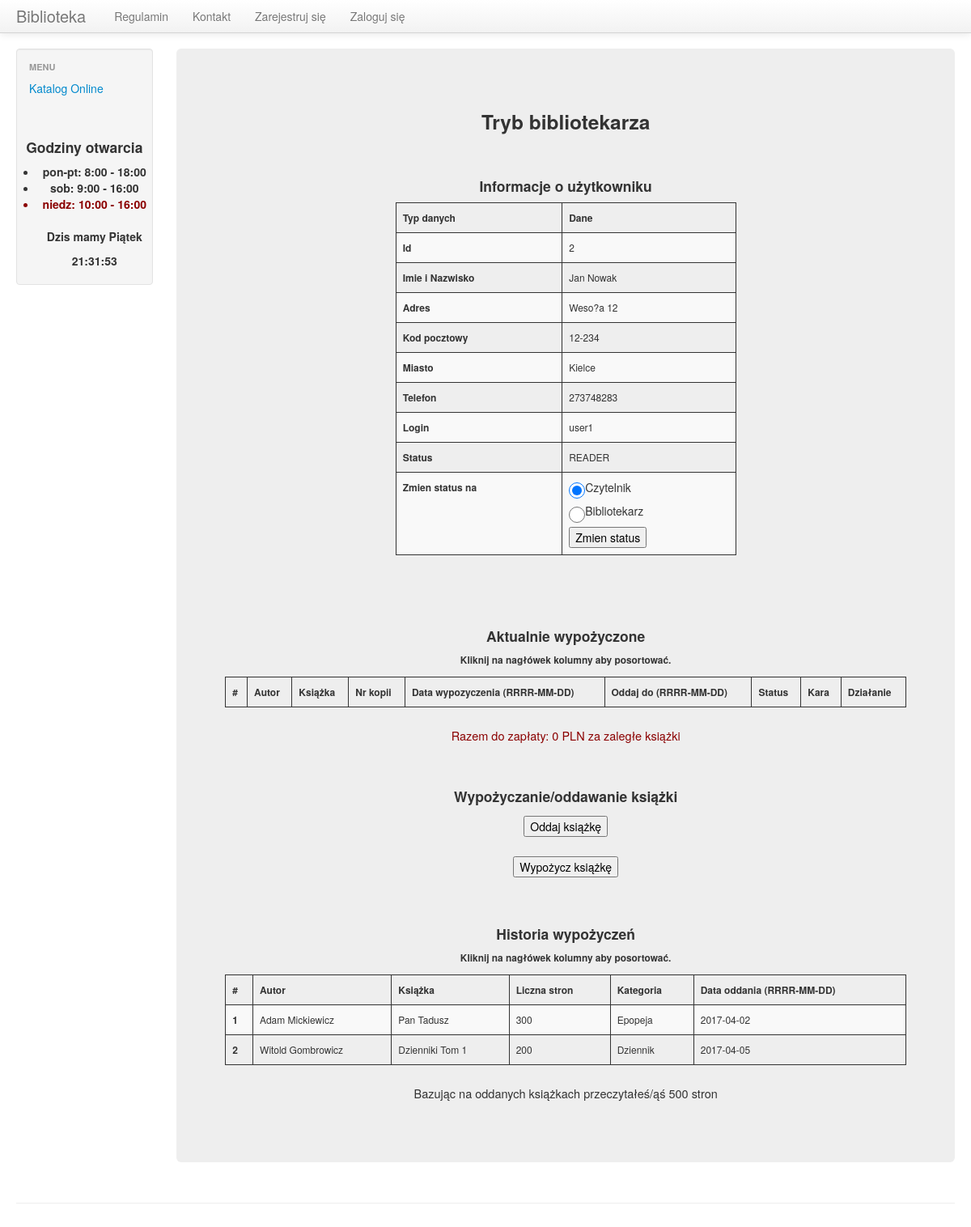
Before: /lib_manage_users_menu_page_result.php?user_id=2 with the older database file.
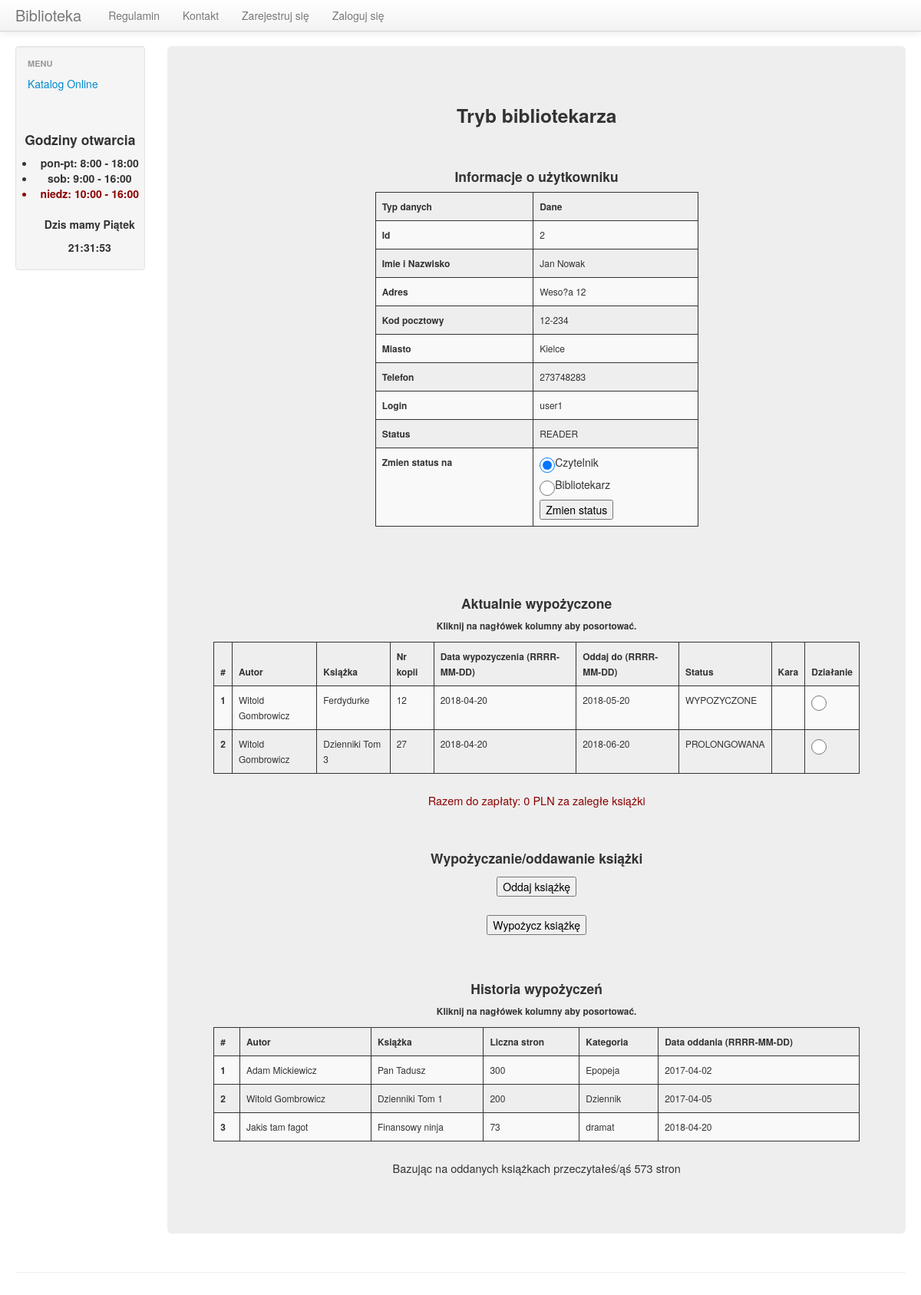
After: the same page with the newer database file.
### tables this page shows
CREATE TABLE `user` (
  `id` int(11) NOT NULL,
  `user` varchar(100) NOT NULL,
  `pass` varchar(500) NOT NULL,
  `view` varchar(100) NOT NULL,
  `name` varchar(100) NOT NULL,
  `surname` varchar(200) NOT NULL,
  `address` varchar(200) NOT NULL,
  `post_code` varchar(6) NOT NULL,
  `city` varchar(100) NOT NULL,
  `phone` varchar(29) NOT NULL
);

CREATE TABLE `borrowings_history` (
  `id` int(11) NOT NULL,
  `book_id` int(11) NOT NULL,
  `user_id` int(11) NOT NULL,
  `give_date` date NOT NULL
);

CREATE TABLE `book` (
  `id` int(11) NOT NULL,
  `isbn` varchar(50) NOT NULL,
  `title` varchar(400) NOT NULL,
  `author` varchar(400) NOT NULL,
  `pages` int(11) NOT NULL,
  `publish_year` date NOT NULL,
  `category` varchar(200) NOT NULL
);

CREATE TABLE `borrowings` (
  `id` int(11) NOT NULL,
  `copy_id` int(11) NOT NULL,
  `user_id` int(11) NOT NULL,
  `borrow_date` date NOT NULL,
  `give_date` date NOT NULL,
  `book_id` int(11) NOT NULL
);

CREATE TABLE `copy` (
  `id` int(11) NOT NULL,
  `book_id` int(11) NOT NULL,
  `status` varchar(100) NOT NULL
);

### lib_manage_users_menu_page_result.php (the view, shortened to what this page needs)
<?php
include("/templ_scripts/before_content_template.php");
$user_id = htmlspecialchars($_GET['user_id']);
$query = "SELECT borrowings.id, borrowings.copy_id, borrowings.book_id, borrowings.user_id, book.author, book.title, borrowings.borrow_date, borrowings.give_date, copy.status
          FROM borrowings
          INNER JOIN copy ON borrowings.copy_id=copy.id
          INNER JOIN book ON borrowings.book_id=book.id
          WHERE borrowings.user_id=".$user_id."";
$query_history = "SELECT book.author, book.title, book.pages, book.category, borrowings_history.give_date FROM borrowings_history
                  INNER JOIN book ON borrowings_history.book_id=book.id
                  WHERE borrowings_history.user_id=".$user_id."";
$user_info_query = "SELECT name, surname, address, post_code, city, phone, id, user, view
          FROM user
          WHERE id = {$user_id}";
$cost_per_day = 0.2;
$to_pay=0.0;
$user_info_result = mysql_query($user_info_query);
echo '
        <div class="span10">
            <div class="hero-unit text-center">
                <h3>Tryb bibliotekarza</h3>
                <br>
                <h4>Informacje o użytkowniku</h4>
          <form action="lib_manage_users_menu_page_change_status.php" method="POST">
        <div class="user_info_table">
          <table class="table table-striped" >
            <thead>
            <tr>
                <th>Typ danych</th>
                <th>Dane</th>
            </tr>
            </thead>
';
            while($row = mysql_fetch_row($user_info_result))
            {
echo '
              <tr>
                <td><b>Id<b></td>
          			<td>'.$row[6].' </td>
          		</tr>
          		<tr>
                <td><b>Imie i Nazwisko<b></td>
          			<td>'.$row[0].' '.$row[1].' </td>
          		</tr>
          		<tr>
                <td><b>Adres<b></td>
          			<td>'.$row[2].' </td>
          		</tr>
          		<tr>
                <td><b>Kod pocztowy<b></td>
          			<td>'.$row[3].' </td>
          		</tr>
          		<tr>
                <td><b>Miasto<b></td>
          			<td>'.$row[4].' </td>
          		</tr>
          		<tr>
                <td><b>Telefon<b></td>
          			<td>'.$row[5].' </td>
          		</tr>
              <tr>
                <td><b>Login<b></td>
                <td>'.$row[7].' </td>
              </tr>
              <tr>
                <td><b>Status<b></td>
          			<td>'.$row[8].' </td>
          		</tr>
          		<tr>
                <td><b>Zmien status na<b></td>
          			<td>
                  <label><input type="radio" name="user_status" value="READER" checked="">Czytelnik</label>
                  <label><input type="radio" name="user_status" value="LIBRARIAN">Bibliotekarz</label>
                  <input type="submit" value="Zmien status">
                </td>
          		</tr>
';
            };
echo'
            </tbody>
            </table>
          </div>
          </form>
              <br>
              <br>
                <h4>Aktualnie wypożyczone</h4>
                <h6>Kliknij na nagłówek kolumny aby posortować.</h6>
                <form action="lib_manage_users_menu_page_give_copy.php" method="POST">
                    <table class="table table-striped sortable text-center">
                        <thead>
                        <tr>
                            <th scope="col">#</th>
                            <th scope="col">Autor</th>
                            <th scope="col">Książka</th>
                            <th scope="col">Nr kopii</th>
                            <th scope="col">Data wypozyczenia (RRRR-MM-DD)</th>
                            <th scope="col">Oddaj do (RRRR-MM-DD)</th>
                            <th scope="col">Status</th>
                            <th scope="col">Kara</th>
                            <th scope="col">Działanie</th>
                        </tr>
                        </thead>
                        <tbody>
';
                $row_nr=0;
                $result = mysql_query($query);
                if(!$result) echo 'BLAD zapytania ksiazek z bazy!';
                  else
                  {
                        while($row = mysql_fetch_row($result))
                        {
                          $row_nr++;
                          echo '<tr>';
                          echo '<th scope="row">'.$row_nr.'</th>';
                          echo '<td>'.$row[4].'</td>';
                          echo '<td>'.$row[5].'</td>';
                          echo '<td>'.$row[1].'</td>';
                          echo '<td>'.$row[6].'</td>';
                          echo '<td>'.$row[7].'</td>';
                          echo '<td>'.$row[8].'</td>';
                          $today = strtotime(date('Y-m-d', strtotime('now')));
                          $give_date = strtotime(date('Y-m-d', strtotime($row[7])));
                          $secs = $give_date - $today;
                          $days = abs($secs / 86400);
                          if($give_date >= $today ){
                            echo '<td></td>';
                          }
                          else {
                            $to_pay += $days*$cost_per_day;
                            echo '<td>Nie oddano ksiazki w terminie. Spóżnienie o '.$days.' dni. Kara: '.$days*$cost_per_day.' PLN</td>';
                          }
                          echo '<td>
                                  <label><input type="radio" name="copy_id" value="'.$row[1].'" required=""></label>
                                </td>';
                        };
                  }
echo '
                    </tbody>
                    </table>
                    <p id="to_pay">Razem do zapłaty: '.$to_pay.' PLN za zaległe książki</p>
                    <br>
                    <h4>Wypożyczanie/oddawanie książki</h4>
                  <input type="submit" value="Oddaj książkę">
                </form>
                <form action="lib_manage_users_menu_page_borrow_copy.php" method="POST">
                  <input type="submit" value="Wypożycz książkę">
                </form>
                    <br>
                <h4>Historia wypożyczeń</h4>
                <h6>Kliknij na nagłówek kolumny aby posortować.</h6>
                    <table class="table table-striped sortable text-center">
                        <thead>
                        <tr>
                            <th scope="col">#</th>
                            <th scope="col">Autor</th>
                            <th scope="col">Książka</th>
                            <th scope="col">Liczna stron</th>
                            <th scope="col">Kategoria</th>
                            <th scope="col">Data oddania (RRRR-MM-DD)</th>
                        </tr>
                        </thead>
                        <tbody>
';
                    $row_nr=0;
                    $pages_counter = 0;
                    $result = mysql_query($query_history);
                    if(!$result) echo 'BLAD zapytania historii ksiazek z bazy!';
                      else
                      {
                            while($row = mysql_fetch_row($result))
                            {
                              $row_nr++;
                              echo '<tr>';
                              echo '<th scope="row">'.$row_nr.'</th>';
                              echo '<td>'.$row[0].'</td>';
                              echo '<td>'.$row[1].'</td>';
                              echo '<td>'.$row[2].'</td>'; $pages_counter+=$row[2];
                              echo '<td>'.$row[3].'</td>';
                              echo '<td>'.$row[4].'</td>';
                            };
                      }
echo '
                        </tbody>
                    </table>
                    <p>Bazując na oddanych książkach przeczytałeś/ąś '.$pages_counter.' stron</p>
            </div>
        </div>
';
include("/templ_scripts/after_content_template.php");
?>

### templ_scripts/before_content_template.php (shortened to what this page needs)
<?php
echo '
<!DOCTYPE html>
<html lang="pl"><head><meta http-equiv="Content-Type" content="text/html; charset=UTF-8">
    <title>Biblioteka</title>
    <meta name="viewport" content="width=device-width, initial-scale=1.0">
    <meta name="description" content="Biblioteka">
    <meta name="author" content="Wojtek Kłusek">
    <link rel="icon" href="img/lib-icon.ico">
    <link href="scripts/bootstrap.css" rel="stylesheet">
    <link href="scripts/style.css" rel="stylesheet">
    <link href="scripts/bootstrap-responsive.css" rel="stylesheet">
</head>
<body>
<div class="navbar navbar-fixed-top">
    <div class="navbar-inner">
        <div class="container-fluid">
            <button type="button" class="btn btn-navbar" data-toggle="collapse" data-target=".nav-collapse">
                <span class="icon-bar"></span>
                <span class="icon-bar"></span>
                <span class="icon-bar"></span>
            </button>
            <a class="brand" href="index.php">Biblioteka</a>
                    <ul class="nav">
                    <li><a href="regulations.php">Regulamin</a></li>
                    <li><a href="contact.php">Kontakt</a></li>
';
                    if(!isset($_SESSION['user']))
                    {
                       echo '<li><a href="register_form.php">Zarejestruj się</a></li>';
                       echo '<li><a href="login_form.php">Zaloguj się</a></li>';
                    }
                    else
                    {
                       echo '<li><a href="user_panel.php">Twój profil</a></li>';
                       echo '<li><a href="logout.php">Wyloguj się</a></li>';
                   }
echo '
                </ul>
            </div>
        </div>
    </div>
</div>
<div class="container-fluid">
    <div class="row-fluid">
        <div class="span2">
            <div class="well sidebar-nav">
                <ul class="nav nav-list">
                    <li class="nav-header">Menu</li>
                    <li><a href="catalog.php">Katalog Online</a></li>
';
echo '
                </ul>
                <br>
                <br>
                <div class="text-center" id="hours">
                    <h4>Godziny otwarcia</h4>
                        <ul>
                            <li>pon-pt: 8:00 - 18:00</li>
                            <li>sob: 9:00 - 16:00</li>
                            <li id="sunday">niedz: 10:00 - 16:00</li>
                            <br>
                            <p id="day_name">Data js</p>
                            <p id="time"></p>
                        </ul>
                </div>
            </div>
        </div>
';?>

### templ_scripts/after_content_template.php
<?php echo '
</div>
    <hr>
    <footer>
    </footer>
</div>
<script src="scripts/jquery.js"></script>
<script src="scripts/bootstrap-transition.js"></script>
<script src="scripts/bootstrap-alert.js"></script>
<script src="scripts/bootstrap-modal.js"></script>
<script src="scripts/bootstrap-dropdown.js"></script>
<script src="scripts/bootstrap-scrollspy.js"></script>
<script src="scripts/bootstrap-tab.js"></script>
<script src="scripts/bootstrap-tooltip.js"></script>
<script src="scripts/bootstrap-popover.js"></script>
<script src="scripts/bootstrap-button.js"></script>
<script src="scripts/bootstrap-collapse.js"></script>
<script src="scripts/bootstrap-carousel.js"></script>
<script src="scripts/bootstrap-typeahead.js"></script>
<script src="scripts/time.js"></script>
<script src="scripts/sortTable.js"></script>
</body>
</html>
';
?>

### scripts/style.css (style rules this page uses)
body { padding-top: 60px; padding-bottom: 40px; }
.sidebar-nav { padding: 9px 0; }
h1, h2, h3, h4, h5, h6 { text-align: center; }
#sunday, #afterTime { color: darkred; }
#to_pay { color: darkred; }
table,th,td,tr { border: 1px solid; }
.user_info_table { padding-left: 25%; width: 50%; }
input[type=radio] { width: 20px; height: 20px; }
thead { font-size: 12px; font-weight: bolder; }
tbody { font-size: 12px; }
#hours { font-weight: bold; }
.hero-unit { font-size: 14.5px; }

Changed rows visible on the page:
added borrowings: book.author "Witold Gombrowicz", book.title "Ferdydurke", copy "12", borrow_date "2018-04-20", give_date "2018-05-20", copy.status "WYPOZYCZONE"
added borrowings: book.author "Witold Gombrowicz", book.title "Dzienniki Tom 3", copy "27", borrow_date "2018-04-20", give_date "2018-06-20", copy.status "PROLONGOWANA"
added borrowings_history: book.author "Jakis tam fagot", book.title "Finansowy ninja", book.pages "73", book.category "dramat", give_date "2018-04-20"
Other visible differences:
$pages_counter: "500" → "573"
